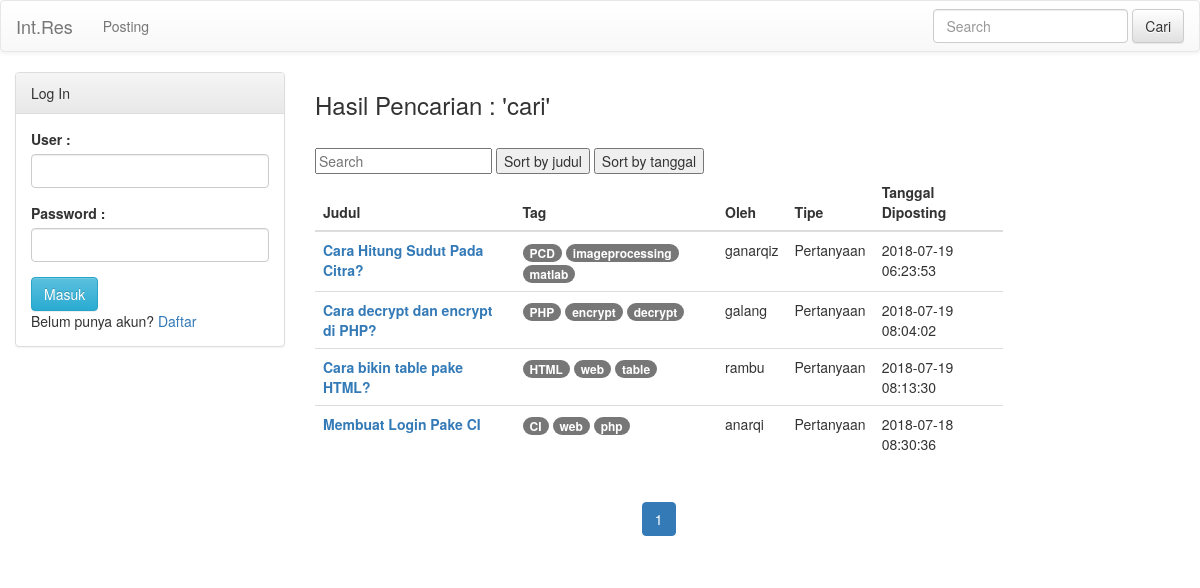
Page /home/searchtag/Tanya on the committed database.
### tables this page shows
CREATE TABLE `konten` (
  `idkonten` int(100) NOT NULL,
  `judul` varchar(100) NOT NULL,
  `tipe` varchar(20) NOT NULL,
  `deskripsi` text NOT NULL,
  `tag` text NOT NULL,
  `pembuat` varchar(30) NOT NULL,
  `post` enum('Y','N') NOT NULL,
  `tgl_dibuat` datetime NOT NULL,
  `vote` int(100) DEFAULT '0',
  `pengunjung` int(11) NOT NULL,
  `jml_komentar` int(10) NOT NULL
);

### application/controllers/Home.php (called while the page is built, shortened)
<?php
class Home extends CI_Controller
{
	public function __construct()
	{
		$this->load->model('admin_model');
	}
	public function load_view_home($view,$data = "")
    {
	    $this->load->view('client/header');
	    if($this->session->userdata('logged_in') == TRUE){
	    $usn=$this->session->userdata('usn');
    	$datausn['user'] = $this->admin_model->getuserid($usn);
		if(strcmp($this->session->userdata('lvl'), "admin")==0){
			$this->load->view('admin/sidebar',$datausn);
		}
		$this->load->view('client/sidebarkiriloggedin',$datausn);
		}else{
        $this->load->view('client/sidebarkiri',$data);
        }
        $this->load->view('client/signup',$data);
    	$this->load->view($view,$data);
    }
	public function searchtag($key)
	{
	$data['cari'] = $this->admin_model->get_searchtag($key);
	$this->load_view_home('client/tampilsearch',$data);
	}
}
?>

### index.php (called while the page is built, shortened)
<?php
require_once BASEPATH.'core/CodeIgniter.php';

### application/models/Admin_model.php (called while the page is built, shortened)
<?php
class Admin_model extends CI_Model
{
	public function get_searchtag($match)
	{
	  $this->db->like('tag',$match);
	  $this->db->or_like('tipe',$match);
	  $this->db->or_like('pembuat',$match);
	  $query = $this->db->get('konten');
	  return $query->result();
	}
}
?>

### application/views/client/tampilsearch.php (the view, shortened to what this page needs)
<div class="row">
  <div class="col-sm-7">
<?php
  	if (isset($key)){?>
  	<h3>Hasil Pencarian :<?php echo " '".$key."' "; ?></h3>
	<br>
<?php }
if(empty($cari)){
		echo "<h3>Maaf, tidak ditemukan.. ";
	}
else{
?>
	<div id="users">
  <input class="search" placeholder="Search" />
  <button class="sort" data-sort="judul">
    Sort by judul
  </button>
   <button class="sort" data-sort="tgl">
    Sort by tanggal
  </button>
	<table class="table">
	<thead>
		<th>Judul</th>
		<th>Tag</th>
		<th>Oleh</th>
		<th>Tipe</th>
		<th>Tanggal Diposting</th>
	</thead>
    <tbody class="list">
	<?php
	foreach ($cari as $search) {
	?>
	<tr>
	<td class="judul">
	<a class="name" href="<?php echo base_url().'home/detailkonten/'.$search->idkonten; ?>"><b class="text-primary"><?php echo $search->judul; ?></b></a>
	</td>
	<td class="tag">
	<?php
	  $myArray = explode(',', $search->tag);
      $string = str_replace(array('[',']'),'',$myArray);
      foreach ($string as $value) {
       ?>
        <a href="<?php echo base_url().'home/caritag/'.$value ?>"><span class="badge kategori"><?php echo $value;?></span></a>
       <?php
      }
      ?>
	</td>
	<td class="pembuat">
	<?php echo $search->pembuat; ?>
	</td>
	<td class="tanya">
	<?php
	if(strcmp($search->tipe, "Tanya")==0){
		echo "Pertanyaan";
	}else{
		echo "Informasi";
	}
	?>
	</td>
	<td class="tgl">
	<?php echo $search->tgl_dibuat; ?>
	</td>
	</tr>
	<?php
	}
	?>
	</tbody>
	</table>
	<center><ul class="pagination"></ul></center>
  </div>
</div>
<?php } ?>

### rows in the picture
konten: judul "Cara Hitung Sudut Pada Citra?", tag "PCD", tag "imageprocessing", tag "matlab", pembuat "ganarqiz", shows "Pertanyaan", tgl_dibuat "2018-07-19 06:23:53"
konten: judul "Cara decrypt dan encrypt di PHP?", tag "PHP", tag "encrypt", tag "decrypt", pembuat "galang", shows "Pertanyaan", tgl_dibuat "2018-07-19 08:04:02"
konten: judul "Cara bikin table pake HTML?", tag "HTML", tag "web", tag "table", pembuat "rambu", shows "Pertanyaan", tgl_dibuat "2018-07-19 08:13:30"
konten: judul "Membuat Login Pake CI", tag "CI", tag "web", tag "php", pembuat "anarqi", shows "Pertanyaan", tgl_dibuat "2018-07-18 08:30:36"

### other values in the picture
$key "cari"
